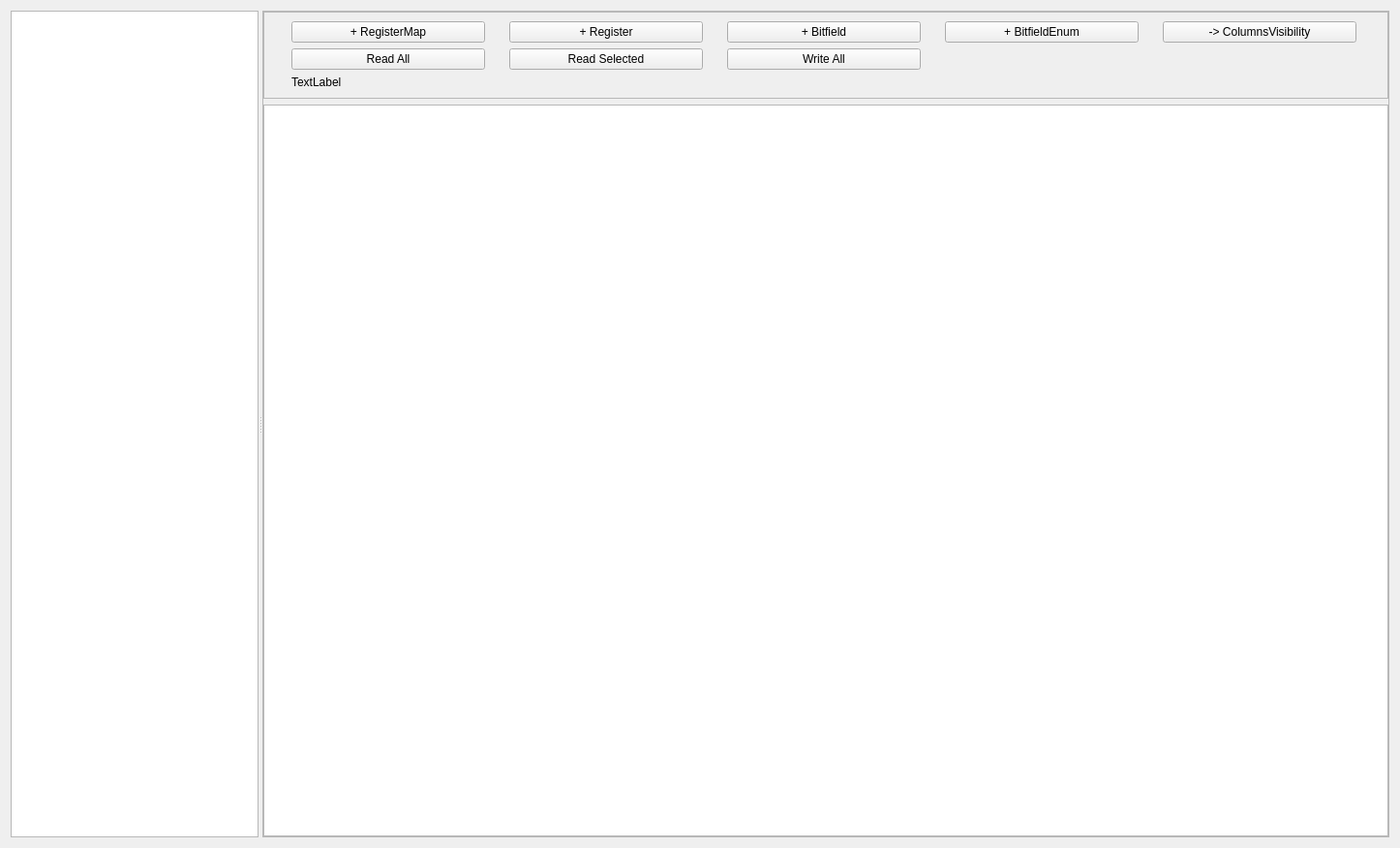
<?xml version="1.0" encoding="UTF-8"?>
<ui version="4.0">
 <class>ModuleWindow</class>
 <widget class="QWidget" name="ModuleWindow">
  <property name="geometry">
   <rect>
    <x>0</x>
    <y>0</y>
    <width>1446</width>
    <height>876</height>
   </rect>
  </property>
  <property name="windowTitle">
   <string>Form</string>
  </property>
  <layout class="QGridLayout" name="gridLayout">
   <item row="0" column="1">
    <widget class="QSplitter" name="splitter">
     <property name="orientation">
      <enum>Qt::Horizontal</enum>
     </property>
     <widget class="QTreeView" name="treeView"/>
     <widget class="QFrame" name="frame">
      <property name="sizePolicy">
       <sizepolicy hsizetype="Preferred" vsizetype="Preferred">
        <horstretch>2</horstretch>
        <verstretch>0</verstretch>
       </sizepolicy>
      </property>
      <property name="frameShape">
       <enum>QFrame::StyledPanel</enum>
      </property>
      <property name="frameShadow">
       <enum>QFrame::Raised</enum>
      </property>
      <property name="lineWidth">
       <number>0</number>
      </property>
      <layout class="QVBoxLayout" name="verticalLayout">
       <property name="leftMargin">
        <number>0</number>
       </property>
       <property name="topMargin">
        <number>0</number>
       </property>
       <property name="rightMargin">
        <number>0</number>
       </property>
       <property name="bottomMargin">
        <number>0</number>
       </property>
       <item>
        <widget class="QFrame" name="frame_3">
         <property name="frameShape">
          <enum>QFrame::NoFrame</enum>
         </property>
         <property name="frameShadow">
          <enum>QFrame::Raised</enum>
         </property>
         <property name="lineWidth">
          <number>0</number>
         </property>
         <layout class="QGridLayout" name="gridLayout_2">
          <property name="leftMargin">
           <number>0</number>
          </property>
          <property name="topMargin">
           <number>0</number>
          </property>
          <property name="rightMargin">
           <number>0</number>
          </property>
          <property name="bottomMargin">
           <number>0</number>
          </property>
          <item row="0" column="0">
           <widget class="QFrame" name="frame_4">
            <property name="sizePolicy">
             <sizepolicy hsizetype="Preferred" vsizetype="Preferred">
              <horstretch>0</horstretch>
              <verstretch>0</verstretch>
             </sizepolicy>
            </property>
            <property name="frameShape">
             <enum>QFrame::StyledPanel</enum>
            </property>
            <property name="frameShadow">
             <enum>QFrame::Raised</enum>
            </property>
            <property name="lineWidth">
             <number>0</number>
            </property>
            <layout class="QGridLayout" name="gridDebugLayout">
             <item row="0" column="0">
              <widget class="QPushButton" name="pbAddRegMap">
               <property name="sizePolicy">
                <sizepolicy hsizetype="Fixed" vsizetype="Fixed">
                 <horstretch>0</horstretch>
                 <verstretch>0</verstretch>
                </sizepolicy>
               </property>
               <property name="minimumSize">
                <size>
                 <width>200</width>
                 <height>0</height>
                </size>
               </property>
               <property name="text">
                <string>+ RegisterMap</string>
               </property>
              </widget>
             </item>
             <item row="0" column="1">
              <widget class="QPushButton" name="pbAddReg">
               <property name="sizePolicy">
                <sizepolicy hsizetype="Fixed" vsizetype="Fixed">
                 <horstretch>0</horstretch>
                 <verstretch>0</verstretch>
                </sizepolicy>
               </property>
               <property name="minimumSize">
                <size>
                 <width>200</width>
                 <height>0</height>
                </size>
               </property>
               <property name="text">
                <string>+ Register</string>
               </property>
              </widget>
             </item>
             <item row="0" column="3">
              <widget class="QPushButton" name="pbAddBfEnum">
               <property name="sizePolicy">
                <sizepolicy hsizetype="Fixed" vsizetype="Fixed">
                 <horstretch>0</horstretch>
                 <verstretch>0</verstretch>
                </sizepolicy>
               </property>
               <property name="minimumSize">
                <size>
                 <width>200</width>
                 <height>0</height>
                </size>
               </property>
               <property name="text">
                <string>+ BitfieldEnum</string>
               </property>
              </widget>
             </item>
             <item row="0" column="2">
              <widget class="QPushButton" name="pbAddBf">
               <property name="sizePolicy">
                <sizepolicy hsizetype="Fixed" vsizetype="Fixed">
                 <horstretch>0</horstretch>
                 <verstretch>0</verstretch>
                </sizepolicy>
               </property>
               <property name="minimumSize">
                <size>
                 <width>200</width>
                 <height>0</height>
                </size>
               </property>
               <property name="text">
                <string>+ Bitfield</string>
               </property>
              </widget>
             </item>
             <item row="1" column="1">
              <widget class="QPushButton" name="pbReadSelected">
               <property name="sizePolicy">
                <sizepolicy hsizetype="Fixed" vsizetype="Fixed">
                 <horstretch>0</horstretch>
                 <verstretch>0</verstretch>
                </sizepolicy>
               </property>
               <property name="minimumSize">
                <size>
                 <width>200</width>
                 <height>0</height>
                </size>
               </property>
               <property name="text">
                <string>Read Selected</string>
               </property>
              </widget>
             </item>
             <item row="1" column="2">
              <widget class="QPushButton" name="pbWriteAll">
               <property name="sizePolicy">
                <sizepolicy hsizetype="Fixed" vsizetype="Fixed">
                 <horstretch>0</horstretch>
                 <verstretch>0</verstretch>
                </sizepolicy>
               </property>
               <property name="minimumSize">
                <size>
                 <width>200</width>
                 <height>0</height>
                </size>
               </property>
               <property name="text">
                <string>Write All</string>
               </property>
              </widget>
             </item>
             <item row="1" column="0">
              <widget class="QPushButton" name="pbReadAll">
               <property name="sizePolicy">
                <sizepolicy hsizetype="Fixed" vsizetype="Fixed">
                 <horstretch>0</horstretch>
                 <verstretch>0</verstretch>
                </sizepolicy>
               </property>
               <property name="minimumSize">
                <size>
                 <width>200</width>
                 <height>0</height>
                </size>
               </property>
               <property name="text">
                <string>Read All</string>
               </property>
              </widget>
             </item>
             <item row="0" column="4">
              <widget class="QPushButton" name="pbSetColumns">
               <property name="sizePolicy">
                <sizepolicy hsizetype="Fixed" vsizetype="Fixed">
                 <horstretch>0</horstretch>
                 <verstretch>0</verstretch>
                </sizepolicy>
               </property>
               <property name="minimumSize">
                <size>
                 <width>200</width>
                 <height>0</height>
                </size>
               </property>
               <property name="text">
                <string>-&gt; ColumnsVisibility</string>
               </property>
              </widget>
             </item>
             <item row="2" column="0" colspan="5">
              <widget class="QLabel" name="labelDescription">
               <property name="sizePolicy">
                <sizepolicy hsizetype="Preferred" vsizetype="Fixed">
                 <horstretch>0</horstretch>
                 <verstretch>0</verstretch>
                </sizepolicy>
               </property>
               <property name="text">
                <string>TextLabel</string>
               </property>
              </widget>
             </item>
            </layout>
           </widget>
          </item>
          <item row="1" column="0">
           <widget class="QTableView" name="tableView"/>
          </item>
         </layout>
        </widget>
       </item>
      </layout>
     </widget>
    </widget>
   </item>
  </layout>
 </widget>
 <resources/>
 <connections/>
</ui>
